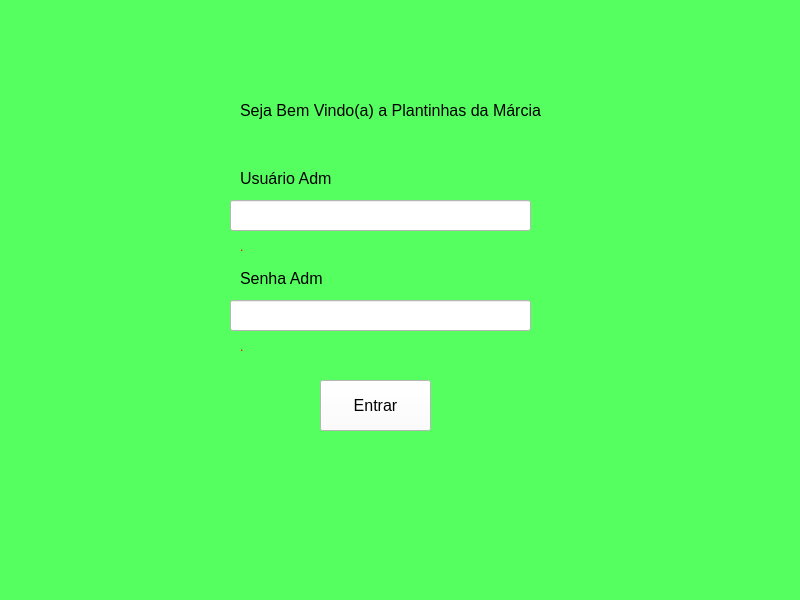
<?xml version="1.0" encoding="UTF-8"?>
<ui version="4.0">
 <class>MainWindow</class>
 <widget class="QMainWindow" name="MainWindow">
  <property name="geometry">
   <rect>
    <x>0</x>
    <y>0</y>
    <width>800</width>
    <height>600</height>
   </rect>
  </property>
  <property name="windowTitle">
   <string>MainWindow</string>
  </property>
  <property name="styleSheet">
   <string notr="true">background-color: rgb(85, 255, 96);</string>
  </property>
  <widget class="QWidget" name="centralwidget">
   <widget class="QPushButton" name="pushButton">
    <property name="geometry">
     <rect>
      <x>320</x>
      <y>380</y>
      <width>111</width>
      <height>51</height>
     </rect>
    </property>
    <property name="font">
     <font>
      <pointsize>12</pointsize>
     </font>
    </property>
    <property name="styleSheet">
     <string notr="true">background-color: rgb(255, 255, 255);</string>
    </property>
    <property name="text">
     <string>Entrar</string>
    </property>
   </widget>
   <widget class="QLabel" name="label">
    <property name="geometry">
     <rect>
      <x>240</x>
      <y>170</y>
      <width>91</width>
      <height>16</height>
     </rect>
    </property>
    <property name="font">
     <font>
      <pointsize>12</pointsize>
     </font>
    </property>
    <property name="text">
     <string>Usuário Adm</string>
    </property>
   </widget>
   <widget class="QLabel" name="label_2">
    <property name="geometry">
     <rect>
      <x>240</x>
      <y>270</y>
      <width>91</width>
      <height>16</height>
     </rect>
    </property>
    <property name="font">
     <font>
      <pointsize>12</pointsize>
     </font>
    </property>
    <property name="text">
     <string>Senha Adm</string>
    </property>
   </widget>
   <widget class="QLabel" name="label_3">
    <property name="geometry">
     <rect>
      <x>240</x>
      <y>340</y>
      <width>47</width>
      <height>13</height>
     </rect>
    </property>
    <property name="styleSheet">
     <string notr="true">color: rgb(255, 0, 0);</string>
    </property>
    <property name="text">
     <string>.</string>
    </property>
   </widget>
   <widget class="QLabel" name="label_4">
    <property name="geometry">
     <rect>
      <x>240</x>
      <y>240</y>
      <width>47</width>
      <height>13</height>
     </rect>
    </property>
    <property name="styleSheet">
     <string notr="true">color: rgb(255, 0, 0);</string>
    </property>
    <property name="text">
     <string>.</string>
    </property>
   </widget>
   <widget class="QLabel" name="label_7">
    <property name="geometry">
     <rect>
      <x>240</x>
      <y>100</y>
      <width>301</width>
      <height>20</height>
     </rect>
    </property>
    <property name="font">
     <font>
      <pointsize>12</pointsize>
     </font>
    </property>
    <property name="text">
     <string>Seja Bem Vindo(a) a Plantinhas da Márcia</string>
    </property>
   </widget>
   <widget class="QLineEdit" name="lineEdit">
    <property name="geometry">
     <rect>
      <x>230</x>
      <y>200</y>
      <width>301</width>
      <height>31</height>
     </rect>
    </property>
    <property name="font">
     <font>
      <pointsize>12</pointsize>
     </font>
    </property>
    <property name="styleSheet">
     <string notr="true">background-color: rgb(255, 255, 255);</string>
    </property>
   </widget>
   <widget class="QLineEdit" name="lineEdit_2">
    <property name="geometry">
     <rect>
      <x>230</x>
      <y>300</y>
      <width>301</width>
      <height>31</height>
     </rect>
    </property>
    <property name="font">
     <font>
      <pointsize>12</pointsize>
     </font>
    </property>
    <property name="styleSheet">
     <string notr="true">background-color: rgb(255, 255, 255);</string>
    </property>
   </widget>
  </widget>
  <widget class="QMenuBar" name="menubar">
   <property name="geometry">
    <rect>
     <x>0</x>
     <y>0</y>
     <width>800</width>
     <height>21</height>
    </rect>
   </property>
  </widget>
  <widget class="QStatusBar" name="statusbar"/>
 </widget>
 <resources/>
 <connections/>
</ui>
